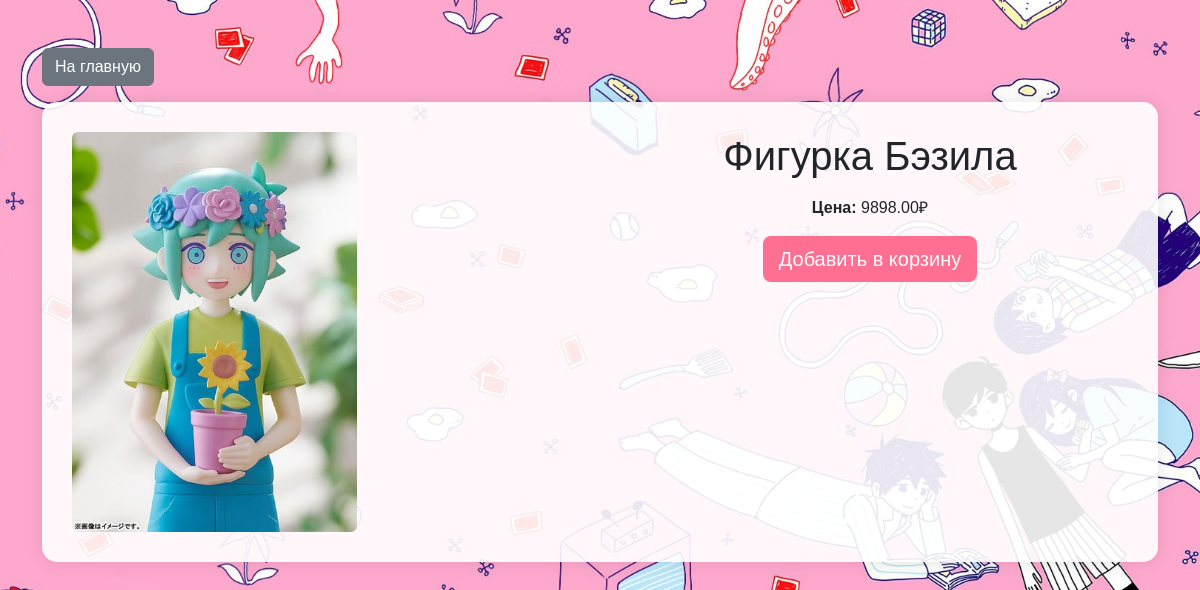
Screenshot of /product/2/ with the database file from the repository.
### shop/models.py (models this page shows, shortened)
class Product(models.Model):
    category = models.ForeignKey(Category, on_delete=models.CASCADE, related_name='products', verbose_name="Категория")
    name = models.CharField(max_length=200, verbose_name="Название товара")
    description = models.TextField(blank=True, verbose_name="Описание")
    price = models.DecimalField(max_digits=10, decimal_places=2, verbose_name="Цена")
    image = models.ImageField(upload_to='products/', blank=True, verbose_name="Изображение")
    created_at = models.DateTimeField(auto_now_add=True, verbose_name="Дата добавления")
    class Meta:
        verbose_name = "Товар"
        verbose_name_plural = "Товары"
        ordering = ['name']

### shop/views.py (the view)
# urls.py: path('product/<int:product_id>/', views.product_detail, name='product_detail'),  # Страница товара
def product_detail(request, product_id):
    product = get_object_or_404(Product, id=product_id)
    return render(request, 'shop/product_detail.html', {'product': product})

### shop/templates/shop/product_detail.html (shortened to what this page needs)
<!DOCTYPE html>
<!DOCTYPE html>
<html lang="en">
<head>
    <link href="https://cdn.jsdelivr.net/npm/bootstrap@5.3.0-alpha3/dist/css/bootstrap.min.css" rel="stylesheet">
</head>
<body>
    <div class="container mt-5">
        <a href="/" class="btn btn-secondary mb-3">На главную</a>
        <div class="content-box">
            <div class="row">
                <div class="col-md-6">
                    <img src="{{ product.image.url }}" alt="{{ product.name }}" class="img-fluid rounded" style="max-height: 400px; object-fit: cover;">
                </div>
                <div class="col-md-6">
                    <h1 class="text-center">{{ product.name }}</h1>
                    <p class="text-center"><strong>Цена: </strong>{{ product.price }}₽</p>
                    <div class="text-center">
                        <a href="{% url 'cart_add' product.id %}" class="btn btn-custom btn-lg">Добавить в корзину</a>
                    </div>
                </div>
            </div>
        </div>
    </div>
</body>
</html>

### shop/templates/shop/product_detail.html (style rules this page uses)
body { background: url('/static/images/Wboq_w.jpg') no-repeat center center fixed; background-size: cover; font-family: Arial, sans-serif; }
.content-box { background: rgba(255, 255, 255, 0.9); padding: 30px; border-radius: 15px; box-shadow: 0 0 20px rgba(0, 0, 0, 0.1); }
.btn-custom { background-color: #ff6f91; color: white; border: none; transition: background-color 0.3s ease; }

### rows the page displays
Product: image (picture), name "Фигурка Бэзила", price "9898.00"
